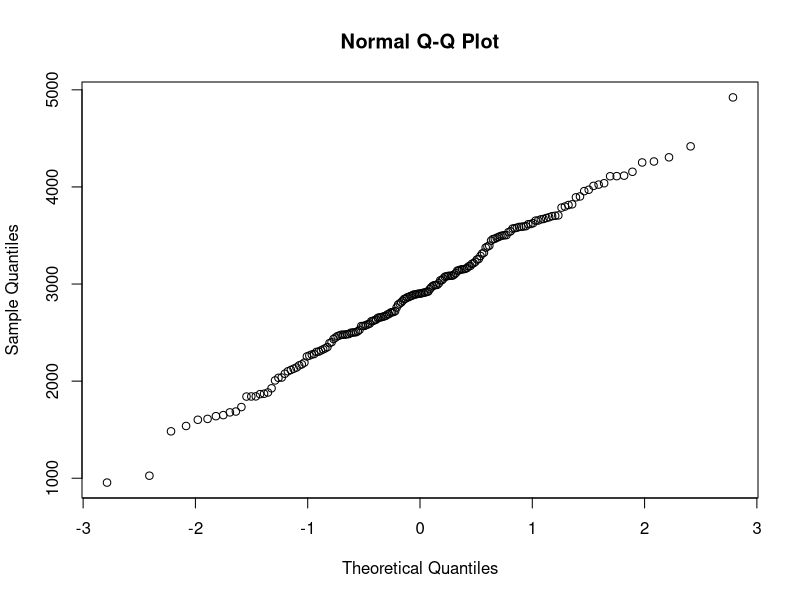
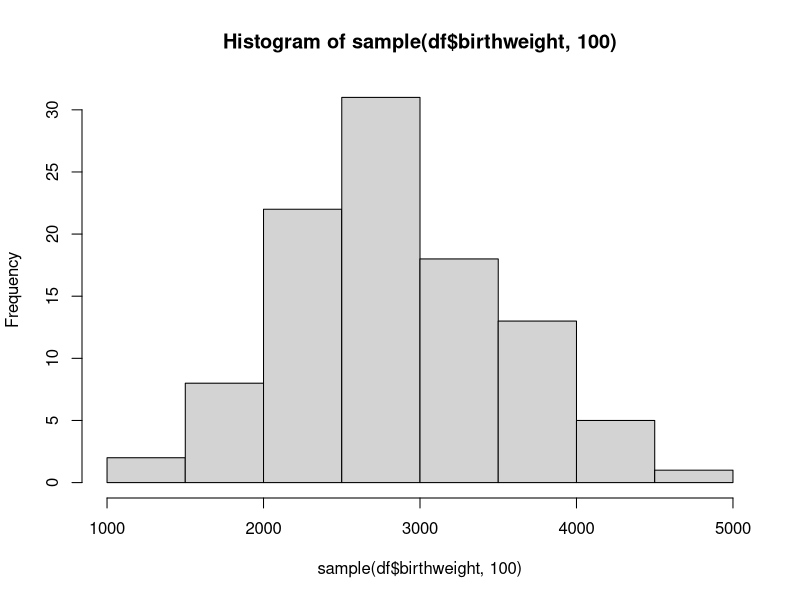

These figures' R source, in order:
library(dplyr)
df <- read.csv('Data/birthweight.txt') # reading data
#normality check with Shapiro-wilk test and qqpplot
shapiro.test(df$birthweight)
qqnorm(df$birthweight)


#bounded 96%-CI for mean of given birthweights sample
#EXAMPLE (continued) An (asymptotic) 95%-confidence interval for µ is the interval [X¯ − m, X¯ + m], where m = 1.96s/√n
n = nrow(df)
mu = mean(df$birthweight)
variance = var(df$birthweight)
s = sd(df$birthweight)
z_98p = 2.05 # value from z score table for 98th percentile
m = z_98p*s/sqrt(n) #m = 1.96s/√n

bounded_CI = c(mu - m, mu + m) #bounded 96% CI for mu
bounded_CI

# calculating sample size for 100 length CI

get_m <- function(n) {
  s = sd(df$birthweight)
  z_98p = 2.05 # value from z score table for 98th percentile
  m = z_98p*s/sqrt(n)
  
  return(m)
}


for (sample_size in 1:1000) {
  lower_bound = mu - get_m(sample_size)
  upper_bound = mu + get_m(sample_size)
  CI_length <- upper_bound - lower_bound
  if (CI_length <= 100) {
    break
  }
}
sample_size
CI_length

# bootstrap 96%-CI:
B = 1000
Tstar = 1:B
for (i in 1:B){
  Xstar = sample(df$birthweight, replace=TRUE)
  Tstar[i] = mean(Xstar)
}
Tstar20 = quantile(Tstar, 0.020)
Tstar980 = quantile(Tstar, 0.980)
sum(Tstar<Tstar20)

bootstrap_CI = c(2*mu-Tstar980,2*mu-Tstar20)
bootstrap_CI

# H0 mean <= 2800
t.test(df$birthweight, mu=2800, alt="g")
# p value 0.01357 means that H0 has to be rejected in favor of h1
# which means that true mean is greater than 2800

# sign test
birtweight_results = df[,1]; birtweight_results
binom.test(sum(birtweight_results > 2800), length(birtweight_results), alt='l')[3]
# p value = 0.97567

# power of t-test and sign test
B = 1000
psign = numeric(B)
pttest = numeric(B)
n = 50
for(i in 1:B) {
  x = sample(df$birthweight, n)
  psign[i] = binom.test(sum(x>2800), n, alt='g')[[3]]
  pttest[i] = t.test(x, mu=2800, alt='g')[[3]]
}
power_sign = sum(psign<0.05)/B; power_sign
power_ttest = sum(pttest<0.05)/B; power_ttest
# t-test power (probability of rejecting H0) is bigger, because t-test works better for normal data
hist(sample(df$birthweight, 100))
# histogram shows that data is distributed due to normal distribution
